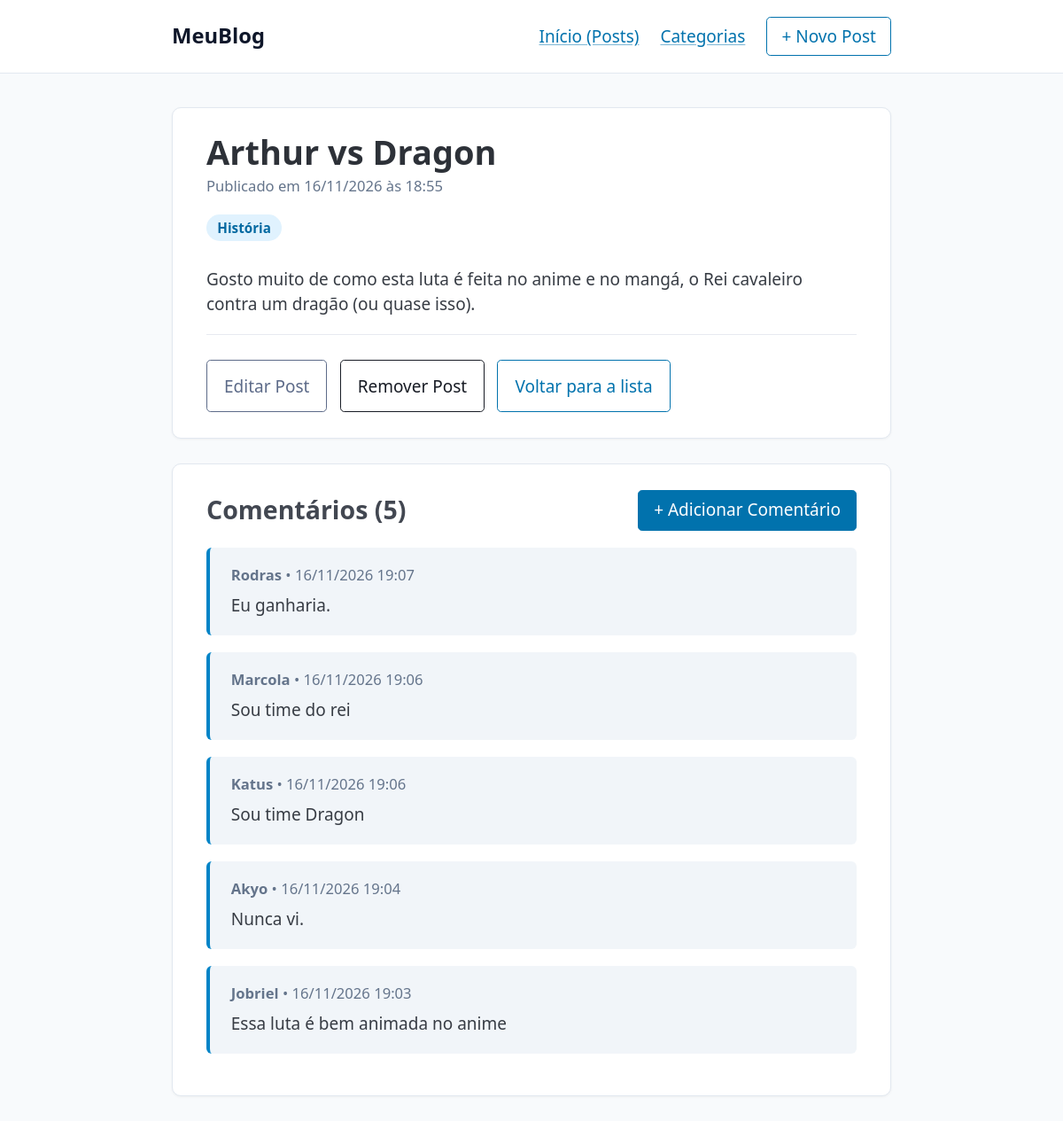
The app's page /post/17/, older data.
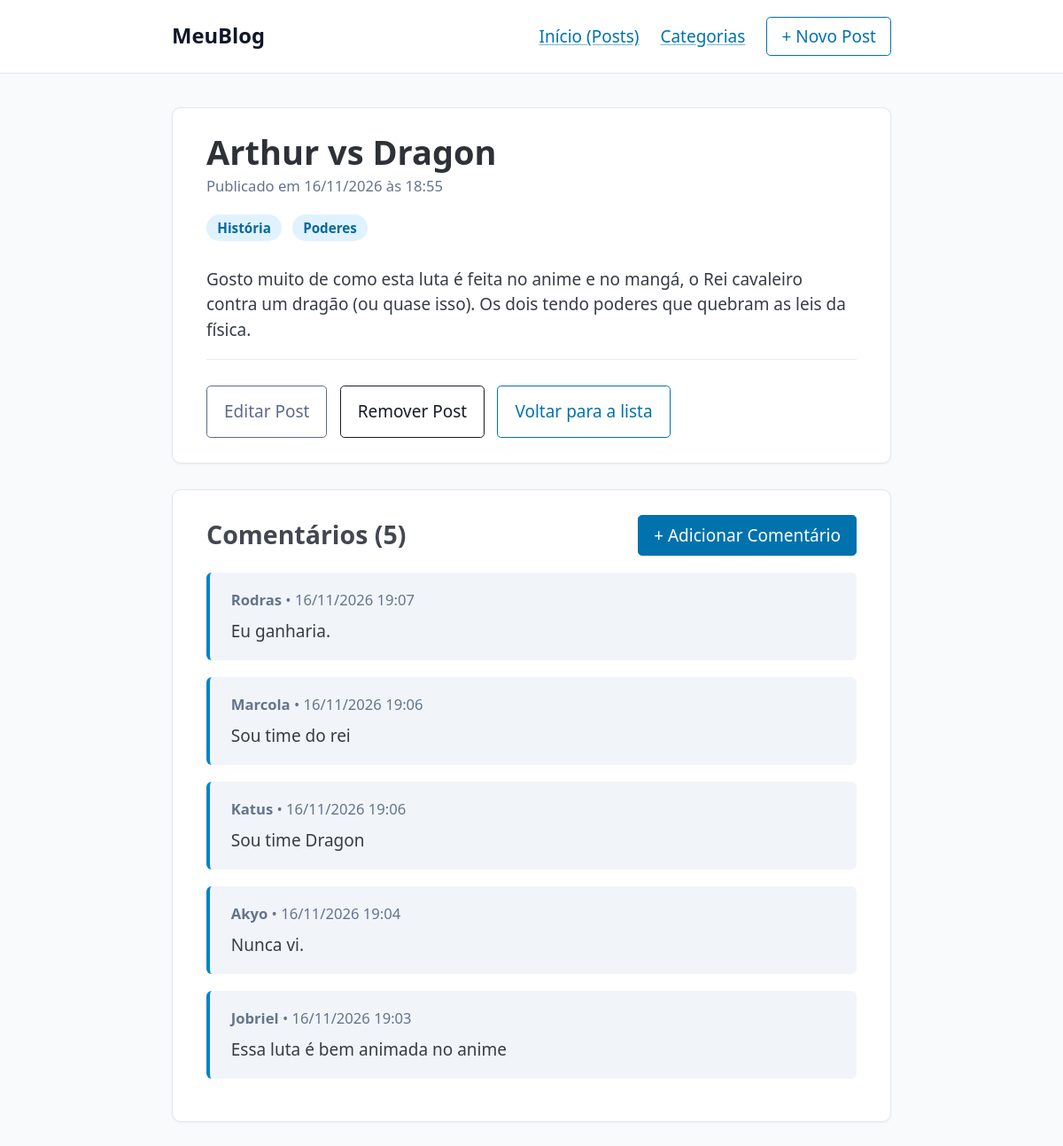
The same page, newer data.
### blog/models.py (models this page shows, shortened)
class Category(models.Model):
    name = models.CharField(max_length=100)
    description = models.TextField()

class Post(models.Model):
    title = models.CharField(max_length=200)
    content = models.TextField()
    post_date = models.DateTimeField(auto_now_add=True)
    categories = models.ManyToManyField(Category, related_name='posts', blank=True)

class Comment(models.Model):
    post = models.ForeignKey(Post, on_delete=models.CASCADE, related_name='comments')
    author = models.ForeignKey(settings.AUTH_USER_MODEL, on_delete=models.CASCADE)
    text = models.TextField()
    post_date = models.DateTimeField(auto_now_add=True)

### blog/views.py (the view)
# urls.py: path('post/<int:pk>/', views.PostDetailView.as_view(), name='post_detail'),
class PostDetailView(DetailView):
    model = Post
    template_name = 'post_detail.html'
    def get_context_data(self, **kwargs):
        context = super().get_context_data(**kwargs)
        context['comments'] = self.object.comments.all().order_by('-post_date')
        return context

### templates/post_detail.html
{% extends 'base.html' %}
{% block content %}
    <article class="card">
        <h1 style="margin-bottom: 0.25rem;">{{ post.title }}</h1>
        <p class="meta">Publicado em {{ post.post_date|date:"d/m/Y \à\s H:i" }}</p>
        <div style="margin-bottom: 1.5rem;">
            {% for cat in post.categories.all %}
                <a href="{% url 'category_detail' cat.pk %}" class="badge">{{ cat.name }}</a>
            {% empty %}
                <span class="meta">Sem categoria</span>
            {% endfor %}
        </div>
        <div>
            {{ post.content|safe }}
        </div>
        <hr>
        <div class="actions">
            <a href="{% url 'post_update' post.pk %}" role="button" class="secondary outline">Editar Post</a>
            <a href="{% url 'post_delete' post.pk %}" role="button" class="contrast outline">Remover Post</a>
            <a href="{% url 'post_list' %}" role="button" class="outline">Voltar para a lista</a>
        </div>
    </article>
    <article class="card">
        <div style="display: flex; justify-content: space-between; align-items: center; margin-bottom: 1rem;">
            <h3 style="margin: 0;">Comentários ({{ comments|length }})</h3>
            <a href="{% url 'comment_create' post.pk %}" role="button" style="padding: 0.4rem 0.9rem;">+ Adicionar Comentário</a>
        </div>
        {% for comment in comments %}
            <div class="comment-box">
                <p class="meta" style="margin-bottom: 0.4rem;">
                    <strong>{{ comment.author.username }}</strong> • {{ comment.post_date|date:"d/m/Y H:i" }}
                </p>
                <p style="margin: 0;">{{ comment.text }}</p>
            </div>
        {% empty %}
            <p class="meta" style="margin: 0;">Nenhum comentário ainda. Seja o primeiro a comentar!</p>
        {% endfor %}
    </article>
{% endblock %}

Row changes from the older to the newer data that the page shows:
changed Post "Arthur vs Dragon": content "Gosto muito de como esta luta é feita no anime e no mangá, o Rei cavaleiro contra um dragão (ou quase isso)." → "…dragão (ou quase isso). Os dois tendo poderes que quebram as leis da física."
now on this page (row unchanged): Category: name "Poderes"
